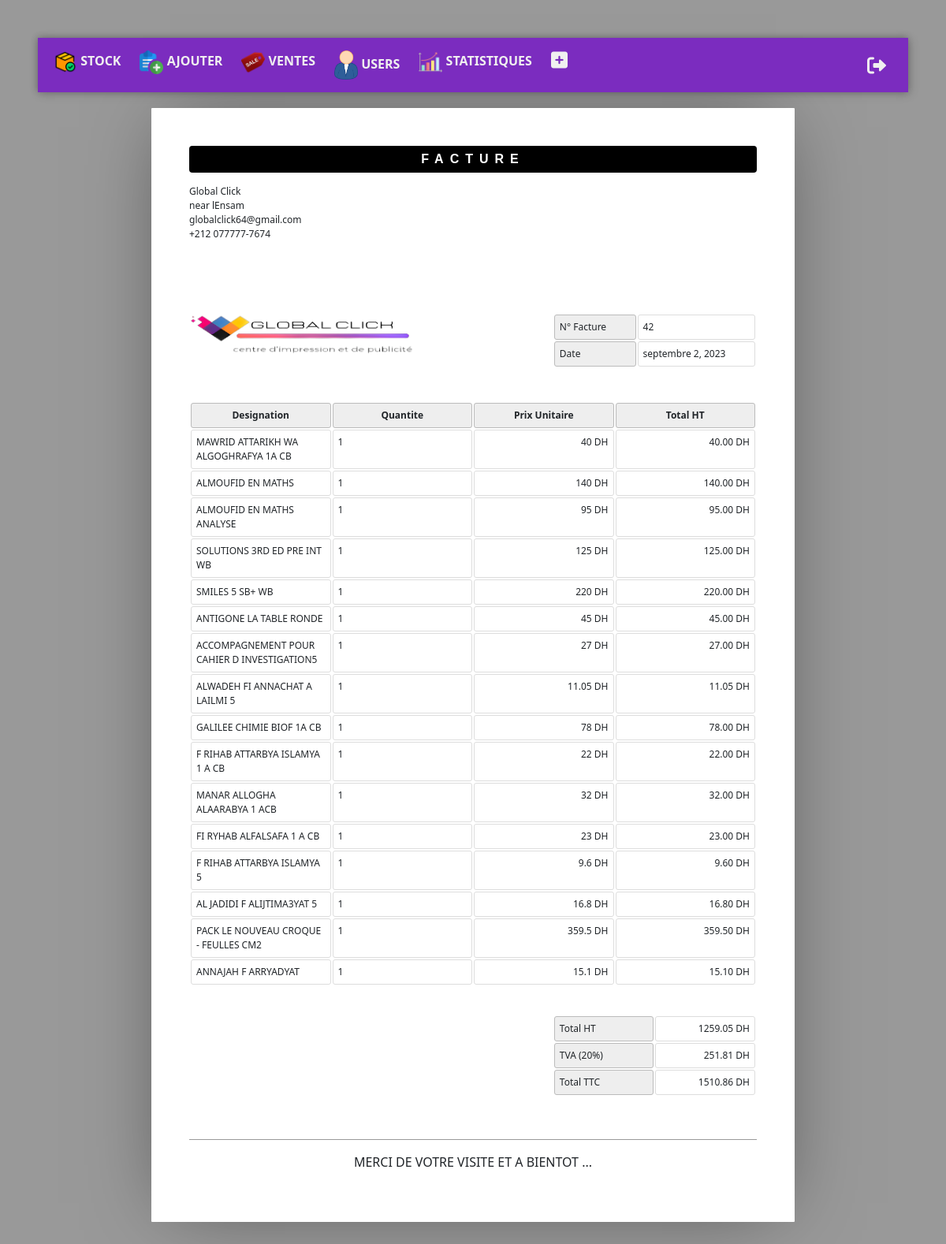
/pages/facture.php?id_vnt=42 (signed in), run on the app's committed database.
### tables this page shows
CREATE TABLE `vente` (
  `id_vnt` int(11) NOT NULL AUTO_INCREMENT,
  `date_vnt` date DEFAULT NULL,
  `montant_total` decimal(10,2) NOT NULL,
  `ttc` decimal(10,2) NOT NULL,
  `reduction` int(11) NOT NULL,
  `serveur` varchar(200) DEFAULT NULL,
  PRIMARY KEY (`id_vnt`),
  KEY `fk_vente_user` (`serveur`),
  CONSTRAINT `fk_vente_user` FOREIGN KEY (`serveur`) REFERENCES `user` (`id_user`) ON DELETE CASCADE ON UPDATE CASCADE
);

CREATE TABLE `contenir` (
  `id_vnt` int(11) NOT NULL,
  `barcode` varchar(200) NOT NULL,
  `quantite` int(11) NOT NULL,
  `prix_unit` double NOT NULL,
  `total_ht` decimal(10,2) NOT NULL,
  `total_achat` decimal(10,2) DEFAULT NULL,
  PRIMARY KEY (`id_vnt`,`barcode`),
  KEY `fk_contenir_produit` (`barcode`),
  CONSTRAINT `fk_contenir_produit` FOREIGN KEY (`barcode`) REFERENCES `produit` (`barcode`) ON DELETE CASCADE ON UPDATE CASCADE,
  CONSTRAINT `fk_contenir_vente` FOREIGN KEY (`id_vnt`) REFERENCES `vente` (`id_vnt`) ON DELETE CASCADE ON UPDATE CASCADE
);

CREATE TABLE `produit` (
  `barcode` varchar(200) NOT NULL,
  `libelle` text NOT NULL,
  `prix` double NOT NULL,
  `prix_achat` decimal(10,2) DEFAULT NULL,
  `stock` int(11) NOT NULL,
  PRIMARY KEY (`barcode`)
);

### pages/facture.php (the view, shortened to what this page needs)
<!DOCTYPE html>
<html lang="fr">
<?php
include "../database.php";
$id_vnt = $_GET["id_vnt"];
?>
<head>
    <link rel="stylesheet" href="https://pro.fontawesome.com/releases/v6.0.0-beta3/css/all.css">
    <link href="https://cdn.jsdelivr.net/npm/bootstrap@5.0.2/dist/css/bootstrap.min.css" rel="stylesheet">
    <link rel="stylesheet" href="../css/facture.css">
    <link rel="stylesheet" href="../css/menu.css">
</head>
<body>
    <nav class="navbar navbar-expand-lg ">
        <?php
        if ($_SESSION["type_user"] == "admin")
            include "../includes/adminMenu.php";
        else
            include "../includes/caiseMenu.php";
        ?>
    </nav>
    <div class="bodyDiv">
        <?php
        $requete = $db->prepare("SELECT * FROM vente WHERE id_vnt = ?");
        $requete->bindValue(1, $id_vnt);
        $requete->execute();
        $vente = $requete->fetch();
        $requete = $db->prepare("SELECT c.*, p.libelle FROM contenir c, produit p WHERE p.barcode = c.barcode AND id_vnt = ?");
        $requete->bindValue(1, $id_vnt);
        $requete->execute();
        $produits = $requete->fetchAll(PDO::FETCH_ASSOC);
        ?>
        <header>
            <h1>FACTURE</h1>
            <address>
                <p>Global Click</p>
                <p>near lEnsam</p>
                <p>globalclick64@gmail.com</p>
                <p>+212 077777-7674</p>
                <br>
                <br>
            </address>
        </header>
        <article>
            <img src="../images/logo.png" alt="" style="width:40%">
            <table class="meta">
                <tr>
                    <th><span>N° Facture</span></th>
                    <td><span><?php echo $vente["id_vnt"] ?></span></td>
                </tr>
                <tr>
                    <th><span>Date</span></th>
                    <td>
                        <span>
                            <?php
                            $originalDate = $vente["date_vnt"];
                            $monthNames = array(
                                'January' => 'janvier',
                                'February' => 'février',
                                'March' => 'mars',
                                'April' => 'avril',
                                'May' => 'mai',
                                'June' => 'juin',
                                'July' => 'juillet',
                                'August' => 'août',
                                'September' => 'septembre',
                                'October' => 'octobre',
                                'November' => 'novembre',
                                'December' => 'décembre'
                            );
                            $formattedDate = date("F j, Y", strtotime($originalDate));
                            $formattedDate = strtr($formattedDate, $monthNames);
                            echo $formattedDate;
                            ?>
                        </span>
                    </td>
                </tr>
            </table>
            <table class="inventory">
                <thead>
                    <tr>
                        <th><span>Designation</span></th>
                        <th><span>Quantite</span></th>
                        <th><span>Prix Unitaire</span></th>
                        <th><span>Total HT</span></th>
                    </tr>
                </thead>
                <tbody>
                    <?php
                    foreach ($produits as $produit) {
                        echo "<tr>";
                        echo "<td><span>" . $produit["libelle"] . "</span></td>";
                        echo "<td><span>" . $produit["quantite"] . "</span></td>";
                        echo "<td><span>" . $produit["prix_unit"] . " DH</span></td>";
                        echo "<td><span>" . $produit["total_ht"] . " DH</span></td>";
                        echo "</tr>";
                    }
                    ?>
                </tbody>
            </table>
            <table class="balance">
                <tr>
                    <th><span>Total HT</span></th>
                    <td><span><?php echo $vente["montant_total"] ?> DH</span></td>
                </tr>
                <tr>
                    <th><span>TVA (20%)</span></th>
                    <td><span><?php echo number_format(($vente["montant_total"] * 20 / 100), 2, '.', ','); ?> DH</span></td>
                </tr>
                <tr>
                    <th><span>Total TTC</span></th>
                    <td><span><?php echo $vente["ttc"] ?> DH</span></td>
                </tr>
            </table>
        </article>
        <aside>
            <h1></h1>
            <div style="text-align: center;">
                <p>MERCI DE VOTRE VISITE ET A BIENTOT ...</p>
            </div>
        </aside>
    </div>
</body>
</html>

### includes/adminMenu.php
<div class="container">
  <div class="collapse navbar-collapse" id="navbarNav" style="display: flex; justify-content:space-between;">
    <ul class="navbar-nav">
      <li class="nav-item" id="stock">
        <a class="nav-link" href="../pages/stock.php"><img src="../images/stock.png" alt=""> STOCK</a>
      </li>
      <li class="nav-item" id="ajouter">
        <a class="nav-link" href="../pages/ajouter.php"><img src="../images/ajouter.png" alt=""> AJOUTER</a>
      </li>
      <li class="nav-item" id="ventes">
        <a class="nav-link" href="../pages/ventes.php"><img src="../images/sale.png" alt=""> VENTES</a>
      </li>
      <li class="nav-item" id="users">
        <a class="nav-link" href="../pages/users.php"><img src="../images/user.png" alt=""> USERS</a>
      </li>
      <li class="nav-item" id="stat">
        <a class="nav-link" href="../pages/stat.php"><img src="../images/stat.png" alt=""> STATISTIQUES</a>
      </li>
      <li class="nav-item">
        <a class="nav-link" href="addVente.php"><i class="fa-solid fa-square-plus fa-xl"></i></a>
      </li>
    </ul>
    <ul class="navbar-nav">
      <li class="nav-item">
        <a class="nav-link" href="../logout.php"><i class="fa-solid fa-right-from-bracket fa-xl"></i></a>
      </li>
    </ul>
  </div>
</div>

### css/facture.css (style rules this page uses)
* { border: 0; box-sizing: content-box; color: inherit; font-family: inherit; font-size: inherit; font-style: inherit; font-weight: inherit; line-height: inherit; list-style: none; margin: 0; padding: 0; text-decoration: none; vertical-align: top; }
h1 { font: bold 100% sans-serif; letter-spacing: 0.5em; text-align: center; text-transform: uppercase; }
nav { background-color:#7b2cbf !important; box-shadow: 2px 2px 12px rgba(0, 0, 0, 0.2), -1px -1px 8px rgba(0, 0, 0, 0.2) !important; }
table { font-size: 75%; table-layout: fixed; width: 100%; }
table { border-collapse: separate; border-spacing: 2px; }
th, td { border-width: 1px; padding: 0.5em; position: relative; text-align: left; }
th, td { border-radius: 0.25em; border-style: solid; }
th { background: #EEE; border-color: #BBB; }
td { border-color: #DDD; }
html { font: 16px/1 'Open Sans', sans-serif; overflow: auto; padding: 0.5in; }
html { background: #999; cursor: default; }
.bodyDiv { box-sizing: border-box; margin: 0 auto; padding: 0.5in; width: 8.5in; }
.bodyDiv { background: #FFF; border-radius: 1px; box-shadow: 0 0 1in -0.25in rgba(0, 0, 0, 0.5); }
header { margin: 0 0 3em; }
header:after { clear: both; content: ""; display: table; }
header h1 { background: #000; border-radius: 0.25em; color: #FFF; margin: 0 0 1em; padding: 0.5em 0; }
header address { float: left; font-size: 75%; font-style: normal; line-height: 1.25; margin: 0 1em 1em 0; }
header address p { margin: 0 0 0.25em; }
article, article address, table.meta, table.inventory { margin: 0 0 3em; }
article:after { clear: both; content: ""; display: table; }
table.meta, table.balance { float: right; width: 36%; }
table.meta:after, table.balance:after { clear: both; content: ""; display: table; }
table.meta th { width: 40%; }
table.meta td { width: 60%; }
table.inventory { clear: both; width: 100%; }
table.inventory th { font-weight: bold; text-align: center; }
table.inventory td:nth-child(1) { width: 26%; }
table.inventory td:nth-child(2) { width: 38%; }
table.inventory td:nth-child(3) { text-align: right; width: 12%; }
table.inventory td:nth-child(4) { text-align: right; width: 12%; }
table.balance th, table.balance td { width: 50%; }
table.balance td { text-align: right; }
aside h1 { border: none; border-width: 0 0 1px; margin: 0 0 1em; }
aside h1 { border-color: #999; border-bottom-style: solid; }

### css/menu.css (style rules this page uses)
.nav-link { color: rgb(240, 240, 240); font-size: 16px; font-weight: bold; }
.nav-item { transition: 0.3s; margin-right: 8px; }
.nav-link img { width: 30px !important; }

### pages/facture.php (style rules this page uses)
body { background-color: transparent; padding: 0; margin: 0; }
nav { margin-bottom: 20px; }

### data on the page
vente: id_vnt "42", date_vnt "septembre 2, 2023", montant_total "1259.05", $vente['montant_total']*20/100 "251.81", ttc "1510.86"
contenir: barcode.libelle "MAWRID ATTARIKH WA ALGOGHRAFYA 1A CB", quantite "1", prix_unit "40", total_ht "40.00"
contenir: barcode.libelle "ALMOUFID EN MATHS", quantite "1", prix_unit "140", total_ht "140.00"
contenir: barcode.libelle "ALMOUFID EN MATHS ANALYSE", quantite "1", prix_unit "95", total_ht "95.00"
contenir: barcode.libelle "SOLUTIONS 3RD ED PRE INT WB", quantite "1", prix_unit "125", total_ht "125.00"
contenir: barcode.libelle "SMILES 5 SB+ WB", quantite "1", prix_unit "220", total_ht "220.00"
contenir: barcode.libelle "ANTIGONE LA TABLE RONDE", quantite "1", prix_unit "45", total_ht "45.00"
contenir: barcode.libelle "ACCOMPAGNEMENT POUR CAHIER D INVESTIGATION5", quantite "1", prix_unit "27", total_ht "27.00"
contenir: barcode.libelle "ALWADEH FI ANNACHAT A LAILMI 5", quantite "1", prix_unit "11.05", total_ht "11.05"
contenir: barcode.libelle "GALILEE CHIMIE BIOF 1A CB", quantite "1", prix_unit "78", total_ht "78.00"
contenir: barcode.libelle "F RIHAB ATTARBYA ISLAMYA 1 A CB", quantite "1", prix_unit "22", total_ht "22.00"
contenir: barcode.libelle "MANAR ALLOGHA ALAARABYA 1 ACB", quantite "1", prix_unit "32", total_ht "32.00"
contenir: barcode.libelle "FI RYHAB ALFALSAFA 1 A CB", quantite "1", prix_unit "23", total_ht "23.00"
contenir: barcode.libelle "F RIHAB ATTARBYA ISLAMYA 5", quantite "1", prix_unit "9.6", total_ht "9.60"
contenir: barcode.libelle "AL JADIDI F ALIJTIMA3YAT 5", quantite "1", prix_unit "16.8", total_ht "16.80"
contenir: barcode.libelle "PACK LE NOUVEAU CROQUE - FEULLES CM2", quantite "1", prix_unit "359.5", total_ht "359.50"
contenir: barcode.libelle "ANNAJAH F ARRYADYAT", quantite "1", prix_unit "15.1", total_ht "15.10"
